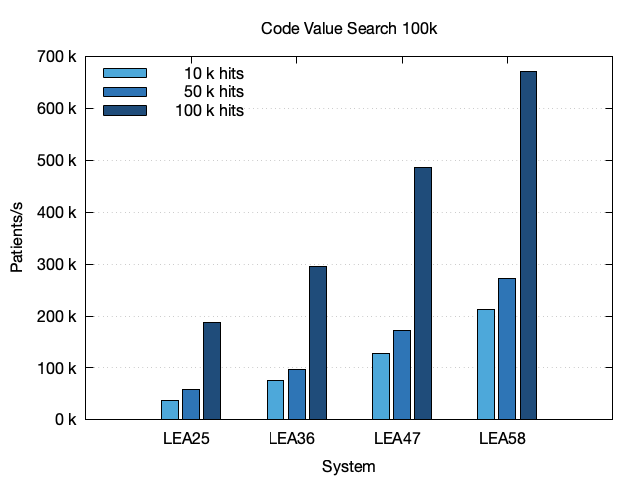

Here is the gnuplot script that generated this plot:
# Set the terminal to PNG and specify the output file
set terminal pngcairo enhanced font 'Helvetica Neue,12'
set output 'code-value-search-100k.png'

# Set the data separator and skip the header
set datafile separator "|"
set style data histograms
set style histogram clustered
set style fill solid border -1
set boxwidth 0.8
set key left top reverse

# Define x-axis and y-axis labels
set title "Code Value Search 100k"
set xlabel 'System'
set ylabel 'Patients/s'
set format y "%.0f k"

# Define grid
set grid ytics

# Define line styles and colors for each code
set style line 1 lc rgb '#4DA8DA'
set style line 2 lc rgb '#2E75B6'
set style line 3 lc rgb '#1F4C7A'

# Plot the data
plot 'code-value-search-100k.txt' using 7:xtic(1) every 3 ls 1 title '10 k hits', \
     'code-value-search-100k.txt' using 7:xtic(1) every 3::1 ls 2 title '50 k hits', \
     'code-value-search-100k.txt' using 7:xtic(1) every 3::2 ls 3 title '100 k hits'
